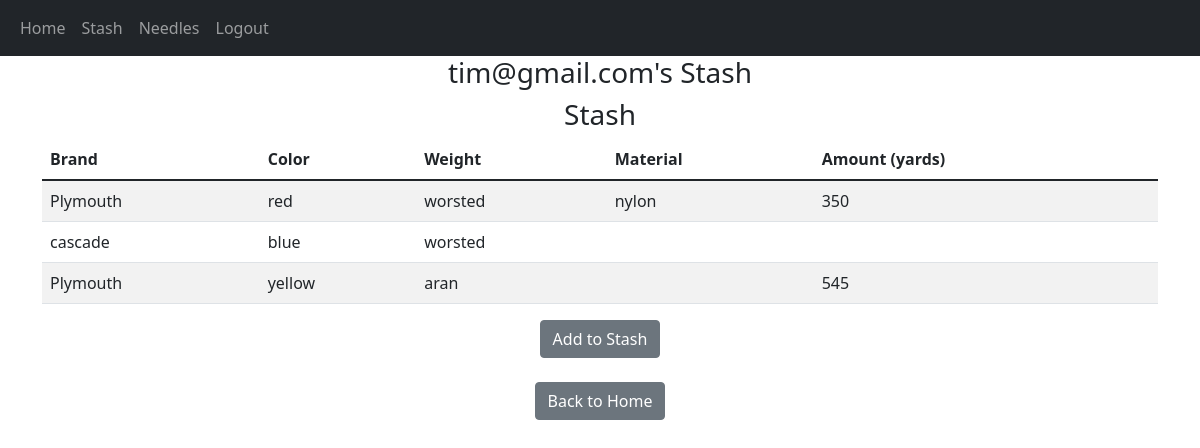
/stash (signed in), run on the app's committed database.
### website/models.py (models this page shows)
class User(db.Model, UserMixin):
    id = db.Column(db.Integer, primary_key=True) # will automatically give unique ID
    email = db.Column(db.String(150), unique=True) # strings must have max length defined
    password = db.Column(db.String(150))
    date_created = db.Column(db.DateTime(timezone=True), default=func.now())

class Yarn(db.Model):
    id = db.Column(db.Integer, primary_key=True)
    brand = db.Column(db.String(40), nullable=False)
    color = db.Column(db.String(20), nullable=False)
    weight = db.Column(db.String(20), nullable=False)
    material = db.Column(db.String(40), nullable=True)
    amount = db.Column(db.Integer, nullable=True)
    date_added = db.Column(db.DateTime(timezone=True), default=func.now())
    date_updated = db.Column(db.DateTime(timezone=True), default=func.now())
    user = db.Column(db.Integer, db.ForeignKey('user.id', ondelete='CASCADE'), nullable=False)

### website/views.py (the view)
@views.route("/stash")
@login_required
def stash():
    stash=Yarn.query.all()
    return render_template("stash.html", user=current_user, stash=stash)

### website/__init__.py (called while the page is built)
def create_app():
    app = Flask(__name__)   # first thing to do when making flask app
    app.config['SECRET_KEY'] = "helloworld"
    app.config['SQLALCHEMY_DATABASE_URI'] = f'sqlite:///{DB_NAME}' # tells flask where DB is
    db.init_app(app) # initialize DB with our flask app
    from .views import views
    from .auth import auth
    app.register_blueprint(views, url_prefix="/")
    app.register_blueprint(auth, url_prefix="/")
    from .models import User, Needle, Yarn
    create_database(app)
    login_manager = LoginManager()
    login_manager.login_view = "auth.login" # if user isn't logged in, shows login page
    login_manager.init_app(app)
    @login_manager.user_loader
    def load_user(id):
        return User.query.get(int(id))
    return app

### website/templates/stash.html (shortened to what this page needs)
{% extends "home.html" %}
{% block head %}
    <h3 align="center">
        {{user.email}}'s Stash
    </h3>
{% endblock %}
{% block content %}
    {{ super() }}
    <div align="center">
        <a href="/update-stash">
        <button type="button" class="btn btn-secondary">Add to Stash</button>
        </a>
    </div>
    <br/ >
    <div align="center">
        <a href="/home">
        <button type="button" class="btn btn-secondary">Back to Home</button>
        </a>
    </div>
{% endblock %}

### website/templates/home.html (shortened to what this page needs)
{% extends "base.html" %}
{% block content %}
    {% block stash_contents %}
        <div align="center" id="stash">
            <h3>Stash</h3>
            <table class="table table-striped">
                <thead>
                    <tr>
                    <th scope="col">Brand</th>
                    <th scope="col">Color</th>
                    <th scope="col">Weight</th>
                    <th scope="col">Material</th>
                    <th scope="col">Amount (yards)</th>
                    </tr>
                </thead>
                <tbody>
                    {% for yarn in stash %}
                        <tr>
                            <td class="c1">{{yarn.brand}}</td>
                            <td class="c2">{{yarn.color}}</td>
                            <td class="c3">{{yarn.weight}}</td>
                            <td class="c4">{{yarn.material}}</td>
                            <td class="c5">{{yarn.amount}}</td>
                        </tr>
                    {% endfor %}
                </tbody>
            </table>
        </div>
    {% endblock %}
{% endblock %}

### data on the page
User: email "tim@gmail.com"
Yarn: brand "Plymouth", color "red", weight "worsted", material "nylon", amount "350"
Yarn: brand "cascade", color "blue", weight "worsted"
Yarn: brand "Plymouth", color "yellow", weight "aran", amount "545"
